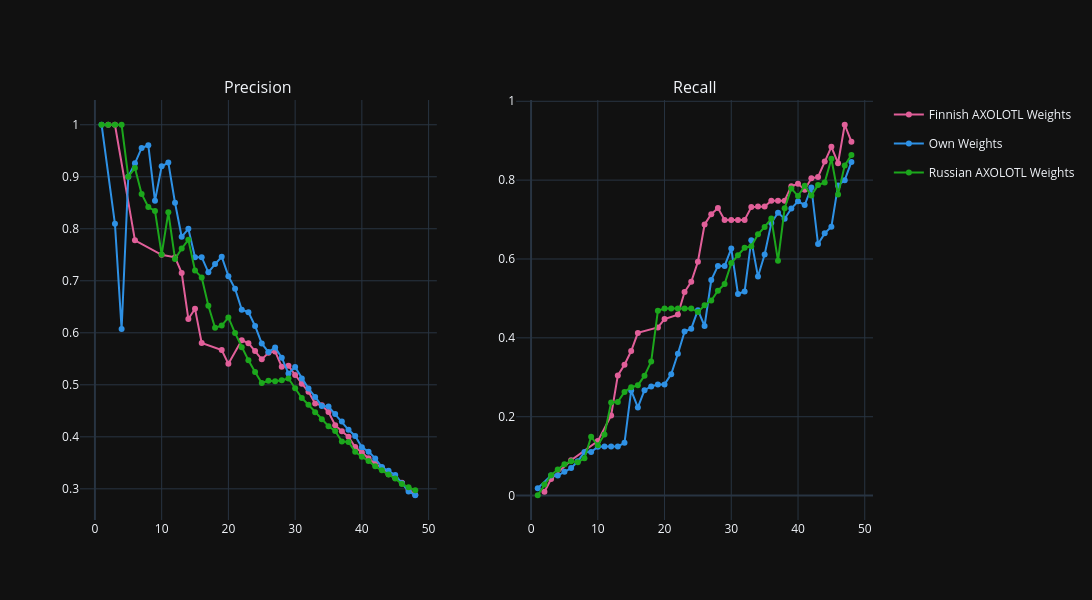

The notebook cell this image was saved under:
### Code cell
plotly_fig = make_subplots(rows=1, cols=2, subplot_titles=("Precision", "Recall"))
colors = px.colors.qualitative.Dark24
all_result_names = df_results_per_sense_count["result_name"].unique()
color_map = {result: colors[num%24] for num, result in enumerate(all_result_names)}

plot_data = []
for model_name, group in df_results_per_sense_count.groupby("result_name"):
    # drop rows with NaNs in Precision or valid_p_count
    group_clean = group.dropna(subset=["Precision", "valid_p_count", "Recall"])
    if group_clean.empty:
        continue
    # For each number of considered senses, get the highest possible precision
    idx = group_clean.groupby("valid_p_count")["Precision"].idxmax()
    max_precision_points = group_clean.loc[idx]
    max_precision_points["model"] = model_name
    plot_data.append(max_precision_points)
df_plot = pd.concat(plot_data)

for model_name, per_model_rows in df_plot.groupby("model"):
    model_color = color_map[model_name]
    plotly_fig.add_trace(go.Scatter(x=per_model_rows["valid_p_count"], y=per_model_rows["Precision"], mode="lines+markers", name=model_name, legendgroup=model_name, line=dict(color=model_color), marker=dict(color=model_color)), row=1, col=1)
    plotly_fig.add_trace(go.Scatter(x=per_model_rows["valid_p_count"], y=per_model_rows["Recall"], mode="lines+markers", name=model_name, legendgroup=model_name, line=dict(color=model_color), marker=dict(color=model_color), showlegend=False), row=1, col=2)
plotly_fig.update_layout(width=1400, height=600)
display(Markdown("### Best Macro Precision and Respective Recall for each number of senses used in calculation of the Macro Precision Metric"))
plotly_fig.show()
print(f"Click names in legend to de-/activate. Also saved as html to {html_out_separate}")
plotly_fig.write_html(html_out_separate)

### Figure 1 — Plotly figure (JSON) as saved in the notebook; plotly's stock layout.template omitted (floating-point values rounded to 4 significant figures)
{"data": [{"legendgroup": "Finnish AXOLOTL Weights", "line": {"color": "#E15F99"}, "marker": {"color": "#E15F99"}, "mode": "lines+markers", "name": "Finnish AXOLOTL Weights", "x": [2, 3, 6, 10, 12, 13, 14, 15, 16, 19, 20, 22, 23, 24, 25, 26, 27, 28, 29, 30, 31, 32, 33, 34, 35, 36, 37, 38, 39, 40, 41, 42, 43, 44, 45, 46, 47, 48], "y": [1.0, 1.0, 0.7778, 0.75, 0.7452, 0.7152, 0.6266, 0.6461, 0.5803, 0.567, 0.5404, 0.5856, 0.58, 0.5648, 0.5489, 0.5615, 0.5642, 0.5345, 0.5368, 0.5189, 0.5022, 0.4865, 0.4641, 0.4608, 0.4476, 0.4224, 0.4108, 0.4, 0.3802, 0.3697, 0.3587, 0.3482, 0.3407, 0.3283, 0.3213, 0.3117, 0.2987, 0.2884], "type": "scatter", "xaxis": "x", "yaxis": "y"}, {"legendgroup": "Finnish AXOLOTL Weights", "line": {"color": "#E15F99"}, "marker": {"color": "#E15F99"}, "mode": "lines+markers", "name": "Finnish AXOLOTL Weights", "showlegend": false, "x": [2, 3, 6, 10, 12, 13, 14, 15, 16, 19, 20, 22, 23, 24, 25, 26, 27, 28, 29, 30, 31, 32, 33, 34, 35, 36, 37, 38, 39, 40, 41, 42, 43, 44, 45, 46, 47, 48], "y": [0.009877, 0.04198, 0.0896, 0.1382, 0.2032, 0.3048, 0.3318, 0.3667, 0.4125, 0.4264, 0.4476, 0.459, 0.5162, 0.5422, 0.5929, 0.6875, 0.7137, 0.729, 0.6989, 0.6989, 0.6989, 0.6989, 0.7316, 0.733, 0.733, 0.7478, 0.7478, 0.7478, 0.7847, 0.7908, 0.7758, 0.8045, 0.8082, 0.8474, 0.8844, 0.8431, 0.9405, 0.8976], "type": "scatter", "xaxis": "x2", "yaxis": "y2"}, {"legendgroup": "Own Weights", "line": {"color": "#2E91E5"}, "marker": {"color": "#2E91E5"}, "mode": "lines+markers", "name": "Own Weights", "x": [1, 3, 4, 5, 6, 7, 8, 9, 10, 11, 12, 13, 14, 15, 16, 17, 18, 19, 20, 21, 22, 23, 24, 25, 26, 27, 28, 29, 30, 31, 32, 33, 34, 35, 36, 37, 38, 39, 40, 41, 42, 43, 44, 45, 46, 47, 48], "y": [1.0, 0.8095, 0.6071, 0.9, 0.9259, 0.9554, 0.9605, 0.8538, 0.92, 0.9273, 0.85, 0.7846, 0.8, 0.7452, 0.7455, 0.7163, 0.7321, 0.7462, 0.7089, 0.6846, 0.6445, 0.6397, 0.6131, 0.5795, 0.563, 0.572, 0.5521, 0.5216, 0.534, 0.5122, 0.4927, 0.4768, 0.4594, 0.4583, 0.4439, 0.4296, 0.4136, 0.4017, 0.3798, 0.3715, 0.3585, 0.3419, 0.3349, 0.3268, 0.3109, 0.2948, 0.2877], "type": "scatter", "xaxis": "x", "yaxis": "y"}, {"legendgroup": "Own Weights", "line": {"color": "#2E91E5"}, "marker": {"color": "#2E91E5"}, "mode": "lines+markers", "name": "Own Weights", "showlegend": false, "x": [1, 3, 4, 5, 6, 7, 8, 9, 10, 11, 12, 13, 14, 15, 16, 17, 18, 19, 20, 21, 22, 23, 24, 25, 26, 27, 28, 29, 30, 31, 32, 33, 34, 35, 36, 37, 38, 39, 40, 41, 42, 43, 44, 45, 46, 47, 48], "y": [0.01852, 0.05062, 0.05062, 0.06031, 0.0696, 0.08702, 0.1104, 0.1104, 0.1237, 0.1245, 0.1245, 0.1245, 0.1338, 0.2666, 0.2235, 0.2674, 0.2767, 0.2819, 0.2819, 0.3079, 0.3597, 0.4158, 0.4232, 0.4702, 0.43, 0.5466, 0.5825, 0.5825, 0.6265, 0.5114, 0.5176, 0.6479, 0.5555, 0.6113, 0.6912, 0.7171, 0.7021, 0.728, 0.7462, 0.7369, 0.7813, 0.6378, 0.665, 0.682, 0.7863, 0.8, 0.8462], "type": "scatter", "xaxis": "x2", "yaxis": "y2"}, {"legendgroup": "Russian AXOLOTL Weights", "line": {"color": "#1CA71C"}, "marker": {"color": "#1CA71C"}, "mode": "lines+markers", "name": "Russian AXOLOTL Weights", "x": [1, 2, 3, 4, 5, 6, 7, 8, 9, 10, 11, 12, 13, 14, 15, 16, 17, 18, 19, 20, 21, 22, 23, 24, 25, 26, 27, 28, 29, 30, 31, 32, 33, 34, 35, 36, 37, 38, 39, 40, 41, 42, 43, 44, 45, 46, 47, 48], "y": [1.0, 1.0, 1.0, 1.0, 0.9, 0.9167, 0.8669, 0.8419, 0.8344, 0.7506, 0.8315, 0.742, 0.7619, 0.7789, 0.7198, 0.7065, 0.6519, 0.6098, 0.6138, 0.6295, 0.5995, 0.5722, 0.5474, 0.5246, 0.5036, 0.5078, 0.5067, 0.5087, 0.5123, 0.4933, 0.4747, 0.4616, 0.4475, 0.4339, 0.4204, 0.4112, 0.391, 0.3901, 0.3713, 0.3617, 0.3534, 0.3433, 0.3358, 0.3274, 0.3198, 0.3092, 0.3031, 0.2972], "type": "scatter", "xaxis": "x", "yaxis": "y"}, {"legendgroup": "Russian AXOLOTL Weights", "line": {"color": "#1CA71C"}, "marker": {"color": "#1CA71C"}, "mode": "lines+markers", "name": "Russian AXOLOTL Weights", "showlegend": false, "x": [1, 2, 3, 4, 5, 6, 7, 8, 9, 10, 11, 12, 13, 14, 15, 16, 17, 18, 19, 20, 21, 22, 23, 24, 25, 26, 27, 28, 29, 30, 31, 32, 33, 34, 35, 36, 37, 38, 39, 40, 41, 42, 43, 44, 45, 46, 47, 48], "y": [0.000788, 0.02797, 0.05177, 0.06614, 0.07952, 0.08717, 0.08463, 0.09465, 0.1489, 0.1274, 0.1549, 0.236, 0.2375, 0.2629, 0.2747, 0.2796, 0.3041, 0.3399, 0.4685, 0.4748, 0.4748, 0.4748, 0.4748, 0.4748, 0.4653, 0.4827, 0.4948, 0.5194, 0.5369, 0.5895, 0.6095, 0.6286, 0.6323, 0.6626, 0.6813, 0.7027, 0.5955, 0.7288, 0.7789, 0.7597, 0.7858, 0.7613, 0.7874, 0.7942, 0.8542, 0.7633, 0.8374, 0.8635], "type": "scatter", "xaxis": "x2", "yaxis": "y2"}], "layout": {"xaxis": {"anchor": "y", "domain": [0.0, 0.45]}, "yaxis": {"anchor": "x", "domain": [0.0, 1.0]}, "xaxis2": {"anchor": "y2", "domain": [0.55, 1.0]}, "yaxis2": {"anchor": "x2", "domain": [0.0, 1.0]}, "annotations": [{"font": {"size": 16}, "showarrow": false, "text": "Precision", "x": 0.225, "xanchor": "center", "xref": "paper", "y": 1.0, "yanchor": "bottom", "yref": "paper"}, {"font": {"size": 16}, "showarrow": false, "text": "Recall", "x": 0.775, "xanchor": "center", "xref": "paper", "y": 1.0, "yanchor": "bottom", "yref": "paper"}], "width": 1400, "height": 600}}
